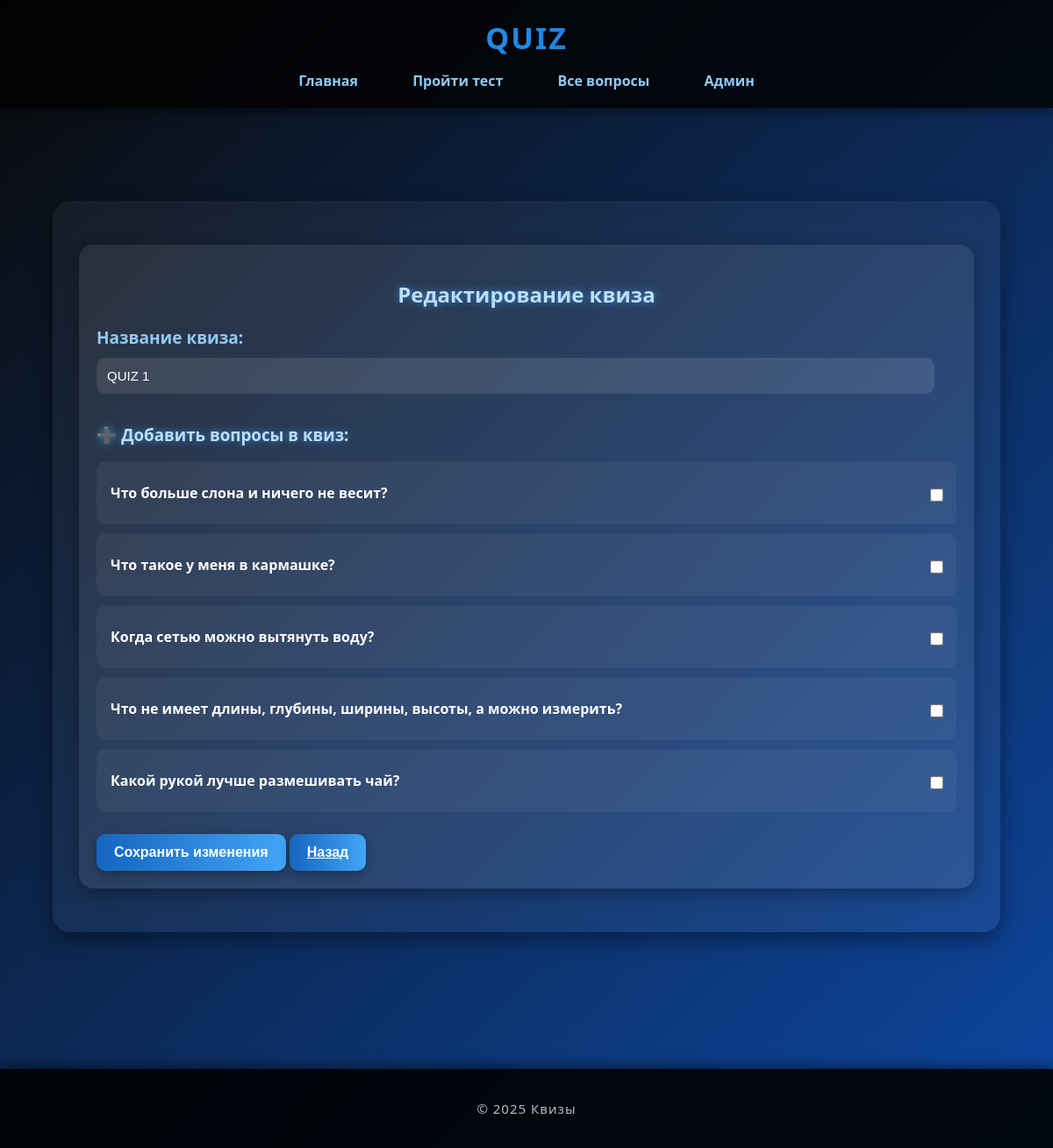
Screenshot of /quiz_edit/1/ with the database file from the repository.
### models.py (models this page shows, shortened)
class Quiz(db.Model):
    __tablename__ = 'quiz'
    id = db.Column(db.Integer, primary_key=True)
    name = db.Column(db.String(100), nullable=False)
    user_id = db.Column(db.Integer, db.ForeignKey('user.id'))
    questions = db.relationship(
        'Question',
        secondary=quiz_question,
        backref='quizes'
    )

class Question(db.Model):
    __tablename__ = 'question'
    id = db.Column(db.Integer, primary_key=True)
    question = db.Column(db.String(250), nullable=False)
    answer   = db.Column(db.String(100), nullable=False)
    wrong1   = db.Column(db.String(100), nullable=False)
    wrong2   = db.Column(db.String(100), nullable=False)
    wrong3   = db.Column(db.String(100), nullable=False)

### main.py (the view, shortened to what this page needs)
@app.route('/quiz_edit/<int:id>/', methods=['GET', 'POST'])
def quiz_edit(id):
    quiz = Quiz.query.get_or_404(id)
    current_ids = [q.id for q in quiz.questions]
    available_questions = Question.query.filter(~Question.id.in_(current_ids)).all()
    return render_template(
        'quiz_edit.html',
        quiz=quiz,
        available_questions=available_questions,
        html_config=html_config
    )

### templates/quiz_edit.html
{% extends "base.html" %}
{% block content %}
<div class="card">
    <h2 style="text-align: center;">Редактирование квиза</h2>
    <form method="POST">
        <label style="font-size: 19px;">Название квиза:</label>
        <input style="width:95%;" type="text" name="name" value="{{ quiz.name }}" required>
     <h3>➕ Добавить вопросы в квиз:</h3>
<ul class="question-list">
    {% for q in available_questions %}
    <li>
    <label class="question-item">
        <span class="q-text">{{ q.question }}</span>
        <label class="action">
            <input type="checkbox" name="add_q{{ q.id }}" value="{{ q.id }}">
        </label>
    </li></label>
    {% endfor %}
</ul>
            <button type="submit"> Сохранить изменения</button>
           <button type="submit" > <a style="color:white" href="/quizes_view/">Назад</a>
        </button>
    </form>
</div>
{% endblock %}

### static/main.css (style rules this page uses)
body { font-family: 'Segoe UI', Tahoma, sans-serif; margin: 0; padding: 0; background: linear-gradient(135deg, #0a0a0a, #0d47a1, #1e88e5); background-size: 300% 300%; animation: bgMove 10s infinite linear; color: #f4f6f9; }
.card { background: rgba(255,255,255,0.08); border-radius: 16px; padding: 25px; margin: 20px 0; box-shadow: 0 6px 20px rgba(0,0,0,0.3); transition: all 0.4s ease; transform: scale(1); }
input, textarea { width: 100%; padding: 12px; margin: 10px 0; border-radius: 10px; border: none; outline: none; font-size: 15px; background: rgba(255,255,255,0.1); color: #fff; transition: all 0.3s ease; }
button, .btn { background: linear-gradient(90deg, #1565c0, #42a5f5); color: white; border: none; padding: 12px 20px; margin-top: 15px; border-radius: 12px; font-size: 16px; font-weight: bold; cursor: pointer; transition: all 0.4s ease; box-shadow: 0 4px 12px rgba(0,0,0,0.3); position: relative; }
form label { display: block; margin-top: 10px; font-weight: bold; color: #90caf9; }
form input { margin-bottom: 15px; }
form button, form .btn { margin-top: 15px; display: inline-block; }
.question-list { list-style: none; padding: 0; margin: 0; }
.question-item { display: flex; justify-content: space-between; align-items: center; background: rgba(255,255,255,0.05); margin: 10px 0; padding: 12px 16px; border-radius: 10px; transition: background 0.3s ease, transform 0.2s ease; gap: 15px; cursor: pointer; }
.q-text { flex: 1; font-size: 16px; color: #fff; margin-right: 20px; overflow: hidden; text-overflow: ellipsis; white-space: nowrap; }
.action { display: flex; align-items: center; gap: 8px; font-weight: bold; flex-shrink: 0; }
.action input { transform: scale(1.2); cursor: pointer; }

### templates/base.html (style rules this page uses)
body { font-family: 'Segoe UI', Tahoma, sans-serif; margin: 0; padding: 0; background: linear-gradient(135deg, #0a0a0a, #0d47a1); background-attachment: fixed; color: #f4f6f9; overflow-x: hidden; }
.card { background: rgba(255,255,255,0.08); border-radius: 16px; padding: 20px; margin: 20px 0; box-shadow: 0 6px 20px rgba(0,0,0,0.3); transition: all 0.4s ease; transform: scale(1); }
h2, h3 { color: #bbdefb; text-shadow: 0 0 10px rgba(66,165,245,0.7); }
button, .btn { background: linear-gradient(90deg, #1565c0, #42a5f5); color: white; border: none; padding: 12px 20px; margin-top: 15px; border-radius: 10px; font-size: 16px; cursor: pointer; transition: all 0.4s ease; box-shadow: 0 4px 12px rgba(0,0,0,0.3); position: relative; overflow: hidden; }
button::before, .btn::before { content: ""; position: absolute; top: -50%; left: -50%; width: 200%; height: 200%; transition: all 0.6s ease; }

### rows the page displays
Quiz: name "QUIZ 1"
Question: question "Что больше слона и ничего не весит?"
Question: question "Что такое у меня в кармашке?"
Question: question "Когда сетью можно вытянуть воду?"
Question: question "Что не имеет длины, глубины, ширины, высоты, а можно измерить?"
Question: question "Какой рукой лучше размешивать чай?"
